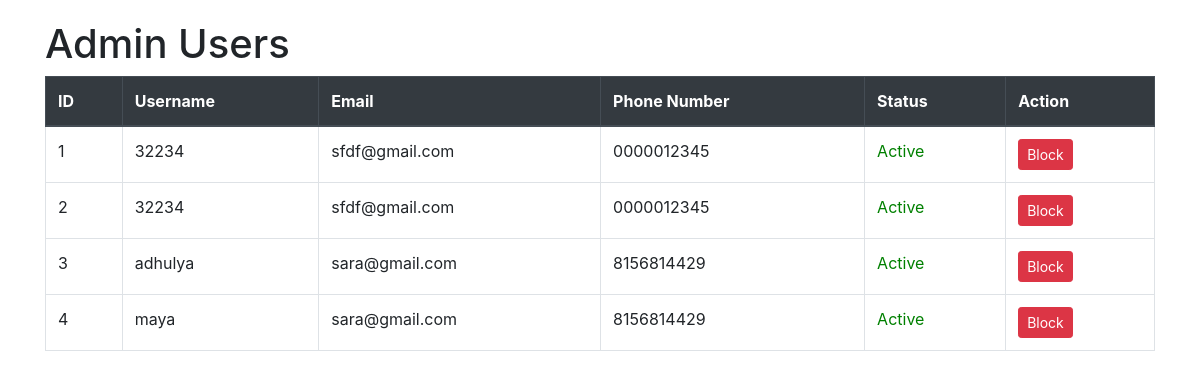
Page /admin_user/ on the earlier database version.
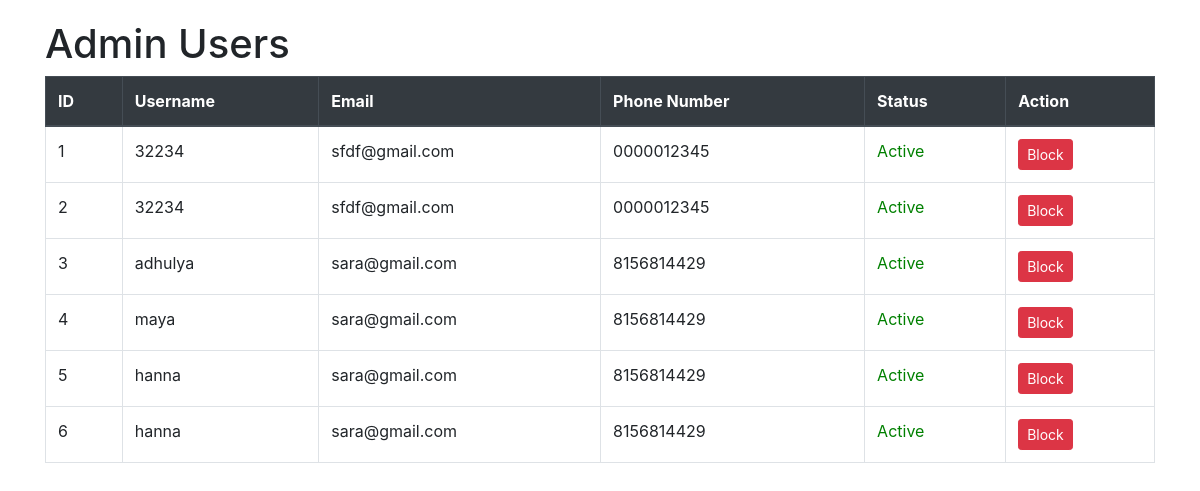
Same page on the later database version.
### app1/models.py (models this page shows, shortened)
class custom_user(models.Model):
    id = models.AutoField(primary_key=True)
    first_name = models.CharField(max_length=255)
    username = models.CharField(max_length=255)
    is_superuser = models.BooleanField(default=False)
    email = models.CharField(max_length=255)
    password = models.CharField(max_length=255)
    phone_number = models.CharField(max_length=20, blank=True, null=True)
    status =  models.BooleanField(default=True)

### app1/views.py (the view)
# urls.py: path('admin_user/', views.admin_user, name='admin_user'),
def admin_user(request):
    users = custom_user.objects.all()
    return render(request, 'admin_user.html', {'users': users})

### app1/templates/admin_user.html (shortened to what this page needs)
<!DOCTYPE html>
<html>
<head>
    <link rel="stylesheet" href="https://stackpath.bootstrapcdn.com/bootstrap/4.5.2/css/bootstrap.min.css">
</head>
<body>
    <div class="container">
        <h1>Admin Users</h1>
        <table class="table table-bordered">
            <thead class="thead-dark">
                <tr>
                    <th>ID</th>
                    <th>Username</th>
                    <th>Email</th>
                    <th>Phone Number</th>
                    <th>Status</th>
                    <th>Action</th>
                </tr>
            </thead>
            <tbody>
                {% for user in users %}
                <tr>
                    <td>{{ user.id }}</td>
                    <td>{{ user.username }}</td>
                    <td>{{ user.email }}</td>
                    <td>{{ user.phone_number }}</td>
                    <td class="{% if user.status %}status-active{% else %}status-blocked{% endif %}">
                        {% if user.status %}
                            Active
                        {% else %}
                            Blocked
                        {% endif %}
                    </td>
                    <td>
                        <form method="POST" action="{% url 'block_unblock_user' user.id %}">
                            <button type="submit" class="btn btn-sm {% if user.status %}btn-danger{% else %}btn-success{% endif %}">
                                {% if user.status %}
                                    Block
                                {% else %}
                                    Unblock
                                {% endif %}
                            </button>
                        </form>
                    </td>
                </tr>
                {% endfor %}
            </tbody>
        </table>
    </div>
</body>
</html>

Differences in the rows shown:
added custom_user: id "5", username "hanna", email "sara@gmail.com", phone_number "8156814429", status "Active"
added custom_user: id "6", username "hanna", email "sara@gmail.com", phone_number "8156814429", status "Active"
